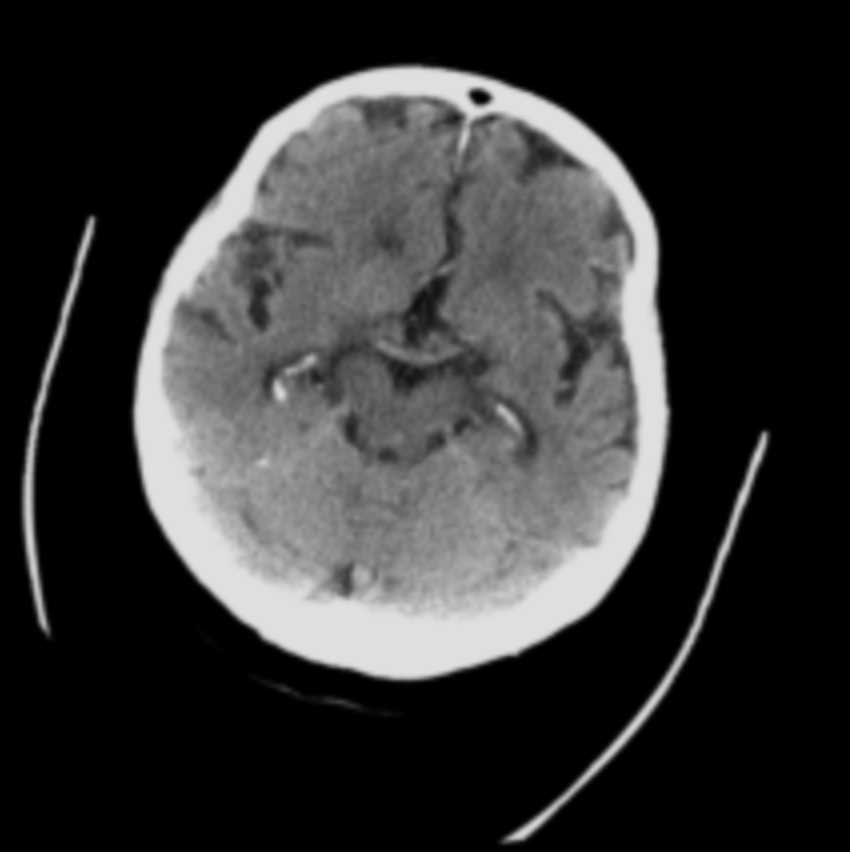
#> input picture hshap/notebooks/test.jpg, 850 x 852 px
$ jupyter execute segment.ipynb
#> lines starting #> are read from the running program, lines starting #| are printed output that depends on the picture
### hshap/hierarchical_superpixel.py
import math
import time
import numpy as np

coords = lambda k, x, y: (k // y, k % x)


def find(parent, merge, v):
    p = parent[v][merge]
    if p != v:
        parent[v][merge] = find(parent, merge, p)
    return p


def hist(flat_img, r, k=20):
    h = 1 / k
    hist = np.zeros((k,))
    c = flat_img[r]
    bins = np.floor_divide(c, h).astype(int)
    hist[bins] += 1
    return hist


def weight(flat_img, feature, merge, lu, lv, j=4):
    # feature contains the ids of the pixel in the superpixel
    fu, fv = feature[merge][lu], feature[merge][lv]
    if (merge + 1) < j:
        # average the color of the pixels in the superpixel
        mean_c = lambda r: np.mean(flat_img[r])
        fu, fv = mean_c(fu), mean_c(fv)
        # distance of the mean superpixel colors
        dc = abs(fu - fv)
    else:
        # compute color histogram
        fu, fv = hist(flat_img, fu), hist(flat_img, fv)
        # compute chi-square distance between histograms
        dc = 1 / 2 * sum([(ui - vi) ** 2 / (ui + vi + 1e-6) for ui, vi in zip(fu, fv)])

    return dc


def img2graph(img):
    x, y = img.shape

    graph = []

    V = x * y

    di = x
    dj = 1
    for k in range(V):
        i, j = coords(k, x, y)
        if i < y - 1:
            s_neighbor = k + di
            e = (k, s_neighbor)
            graph.append(e)
        if j < x - 1:
            e_neighbor = k + dj
            e = (k, e_neighbor)
            graph.append(e)

    return graph, V


def hierarchical_superpixel(img):

    T0 = time.time()
    # 1. Convert image to graph
    t0 = time.time()
    graph, V = img2graph(img)
    flat_img = img.flatten()
    n_tree = V
    # initially, each vertex is a tree
    merge = 0
    parent = [[i] for i in range(V)]
    label = [[i] for i in range(V)]
    feature = [{i: [i] for i in range(V)}]
    feature_hierarchy = [{i: [i] for i in range(V)}]
    tree_root = [i for i in range(V)]
    mst = []

    print(
        f"[TIMER] Step 1 - converting image to graph took {1e3*(time.time() - t0):.4f} ms"
    )

    # repeat until merging is complete
    while n_tree > 1:

        merge += 1
        print(f"Started MERGE #{merge}")
        parent = [p + p[-1:] for p in parent]
        label = [l + l[-1:] for l in label]
        feature.append({})
        feature_hierarchy.append({})

        # 2. Find cheapest outgoing edge for each tree
        t0 = time.time()
        cheapest = [(-1, -1, math.inf) for _ in range(n_tree)]
        for e in graph:
            u, v = e
            # print("Vertices")
            # print(u, v)
            lu, lv = label[u][merge - 1], label[v][merge - 1]
            # print("Labels")
            # print(lu, lv)
            w = weight(flat_img, feature, merge - 1, lu, lv)
            if w < cheapest[lu][2]:
                cheapest[lu] = (u, v, w)
            if w < cheapest[lv][2]:
                cheapest[lv] = (u, v, w)
            # break
        # raise NotImplementedError
        print(
            f"[TIMER] Step 2 - finding cheapest outgoing edge for each tree took {1e3*(time.time() - t0):.4f} ms"
        )

        # 3. Connect trees with min outgoing edges in MST
        t0 = time.time()
        cheapest.sort(key=lambda x: x[2])
        for t in range(n_tree):
            u, v, _ = cheapest[t]
            pu, pv = find(parent, merge, u), find(parent, merge, v)
            if pu != pv:
                mst.append((u, v))
                if pu < pv:
                    u, v = v, u
                    pu, pv = pv, pu
                parent[u][merge] = pv
        # print(parent)
        print(
            f"[TIMER] Step 3 - connecting trees with min outgoing edges in MST took {1e3*(time.time() - t0):.4f} ms"
        )

        # 4. Update trees
        t0 = time.time()
        new_n_tree = 0
        for t in range(n_tree):
            v = tree_root[t]  # old root
            root = find(parent, merge, v)  # new root

            if v == root:
                label[root][merge] = new_n_tree
                tree_root[new_n_tree] = v
                new_n_tree += 1
            else:
                label[v][merge] = label[root][merge]

            # merge features
            if label[root][merge] not in feature[merge]:
                feature[merge][label[root][merge]] = []
            feature[merge][label[root][merge]] += feature[merge - 1][
                label[v][merge - 1]
            ]
            # extend feature hierarchy
            # if label[root][merge] not in feature_hierarchy[merge]:
            #     feature_hierarchy[merge][label[root][merge]] = []
            # feature_hierarchy[merge][label[root][merge]].append(label[v][merge - 1])
        n_tree = new_n_tree
        # print(label)
        # print(feature[merge])
        print(f"[TIMER] Step 4 - updating trees took {1e3*(time.time() - t0):.4f} ms")

        # 5. Update graph
        t0 = time.time()
        new_graph = set()
        for e in graph:
            u, v = e
            pu, pv = find(parent, merge, u), find(parent, merge, v)

            if pu == pv:
                continue
            else:
                if pu < pv:
                    u, v = v, u
                    pu, pv = pv, pu
                e = (pu, pv)
                if e not in new_graph:
                    new_graph.add(e)
        new_graph = list(new_graph)
        # print(len(new_graph))
        print(f"[TIMER] Step 5 - updating edges took {1e3*(time.time() - t0):.4f} ms")

        print(f"There are {n_tree} trees left")

        graph = new_graph

    print(f"Computed superpixel hierarchy in {1e3*(time.time()-T0):.4f} ms")
    return graph, mst, parent, feature, feature_hierarchy

### hshap/notebooks/segment.ipynb
[cell 1]
import sys
import time
import skimage.io as io
import skimage.transform as tf
import matplotlib.pyplot as plt
import numpy as np
import networkx as nx

sys.path.append("../")

# from segment import img2graph, boruvka_img, find
from hierarchical_superpixel import hierarchical_superpixel, coords

[cell 2]
img = io.imread("test.jpg")
#> img is the input picture: shape (852, 850, 3); min 0, max 225, mean 52.5
plt.imshow(img)
plt.show()
size = (128, 128)
img = tf.resize(img, size)
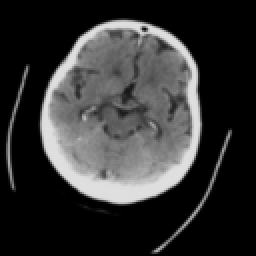
#> img: shape (128, 128, 3) float64 (shown 2 times larger); min 0, max 0.875, mean 0.206
img = img[:, :, 0]
#> img: shape (128, 128) float64

plt.imshow(img, cmap="gray")

[cell 3]
graph, mst, parent, feature, feature_hierarchy = hierarchical_superpixel(img)
#> in hierarchical_superpixel, `graph, V = img2graph(img)`: graph = 32512 items; V = 16384
#> in hierarchical_superpixel, `flat_img = img.flatten()`: flat_img = 16384 values, max 0.875 at index 11601, min 0 at index 0, mean 0.206
#> in hierarchical_superpixel, `n_tree = V`: n_tree = 16384
#> the loop in hierarchical_superpixel, `while n_tree > 1: ` made 7 passes
#> merge on pass 1: 1
#| Started MERGE #1
#| There are 2002 trees left
#| Started MERGE #2
#| There are 614 trees left
#| Started MERGE #3
#| There are 185 trees left
#| Started MERGE #4
#| There are 52 trees left
#| Started MERGE #5
#| There are 17 trees left
#> (further printed lines are left out)

[cell 4]
n = len(feature) + 1
k = 5
m = int(np.ceil(n / k))

fig, axes = plt.subplots(m, k, figsize=(12, 4))
axes = axes.flatten()

ax = axes[0]
ax.imshow(img, cmap="gray")
ax.axis("off")
ax.set_title("Original image")

for merge_idx, merge_feature in enumerate(feature):
    mask = np.zeros_like(img.flatten())
    for lk, lv in merge_feature.items():
        mask[lv] = lk
    ax = axes[merge_idx + 1]
    ax.imshow(mask.reshape(size), cmap="jet")
    ax.set_title(f"Merge {merge_idx}")
    ax.axis("off")
#> this loop made 8 passes

for ax in axes[merge_idx+2:]:
    ax.axis("off")
#> this loop made 1 pass
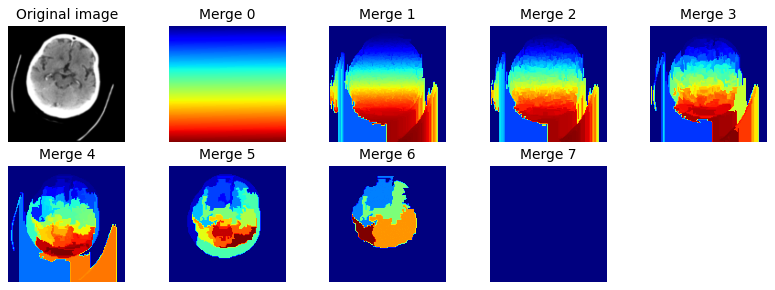
#> figure drawn by matplotlib, 9 panels

[cell 5]
print(feature_hierarchy)
#> (printed output is left out)
